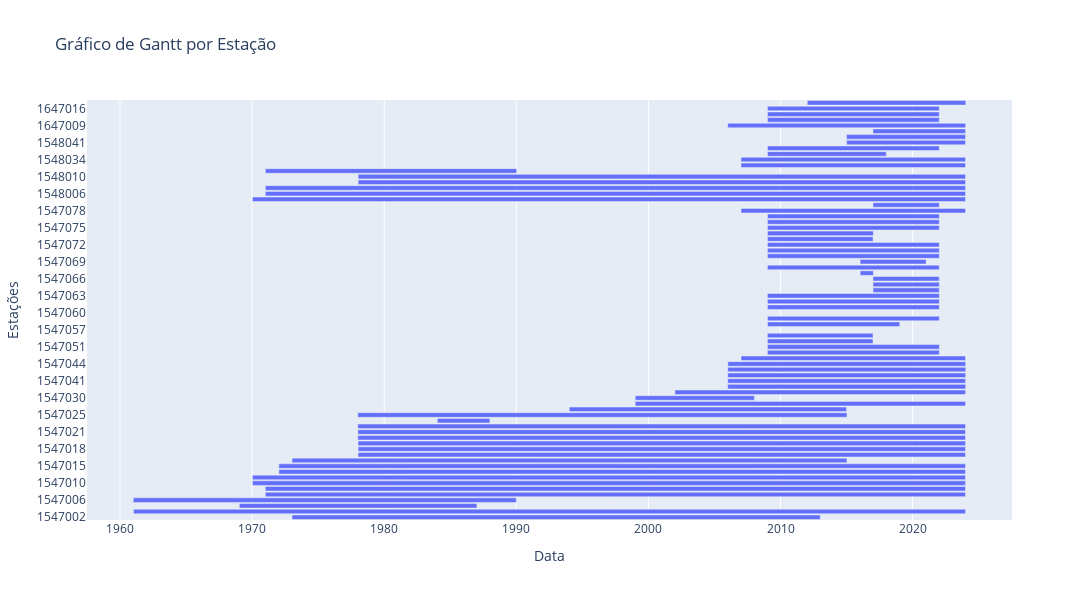

Write notebook code for a chart like this one.
### Code cell
# Gráfico de Gantt 
gantt_serie_gap_overlap(df_final_cp, "EstacaoCodigo", "Data")
